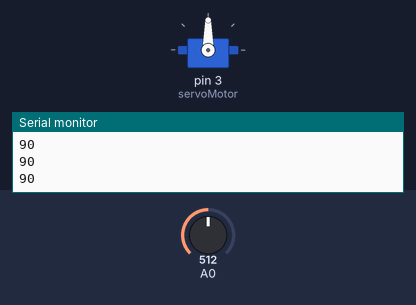
The sketch below on a simulated Arduino Uno, built with avr-gcc and run on an emulated ATmega328P. Parts: servo, the last lines printed to the serial monitor. The inputs (shaded band) are chosen by the test bench; at power-on: A0 = 512.

Above: at 1.2 s.
1.3 s: A0 set to 716
At 2.1 s:
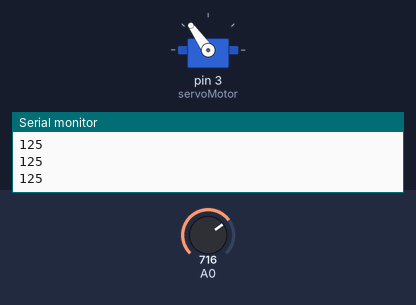
2.8 s: A0 set to 900
At 3.6 s:
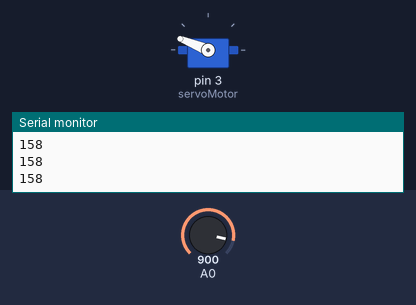
4.3 s: A0 set to 1023
At 5.2 s:
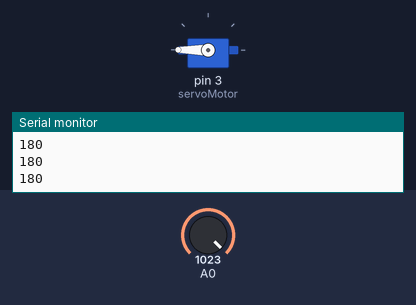
5.8 s: A0 set to 306
At 6.7 s:
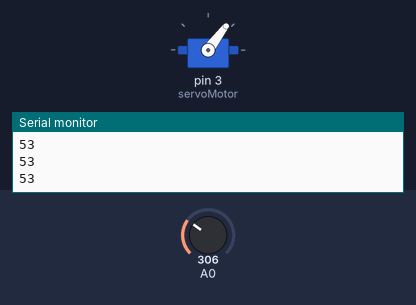
7.3 s: A0 set to 122
At 8.1 s:
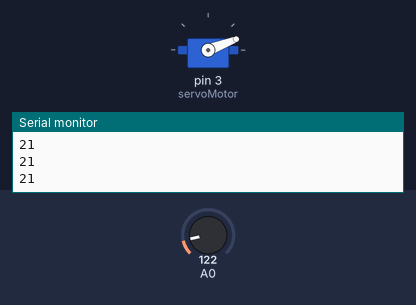
8.8 s: A0 set to 0
At 10.2 s:
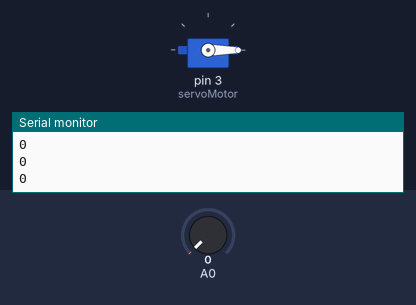
Timing chart, 0 to 11.3 s (numbered marks = the images above; inputs shaded):
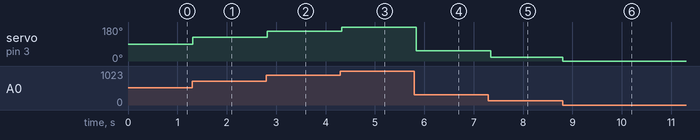

The sketch:

servo-motor-control.ino
```cpp
#include <Servo.h>

Servo servoMotor;

int lastValue = 0;

void setup() {
  Serial.begin(9600);
  servoMotor.attach(3);
}

void loop() {

  float MAX = 1023.0;
  float SCALE = 180.0;
  int value = analogRead(A0) * SCALE / MAX ;

  Serial.println(value);

  if (lastValue != value) {
    servoMotor.write(value);
  }
  delay(50);
  lastValue = value;

}
```

Measured:
- after the input at 1.3 s, servo on pin 3 (servoMotor): 90° → 125° at once
- after the input at 2.8 s, servo on pin 3 (servoMotor): 125° → 158° at once
- after the input at 4.3 s, servo on pin 3 (servoMotor): 158° → 180° at once
- after the input at 5.8 s, servo on pin 3 (servoMotor): 180° → 53° at once
- after the input at 7.3 s, servo on pin 3 (servoMotor): 53° → 21° after 0.05 s
- after the input at 8.8 s, servo on pin 3 (servoMotor): 21° → 0° at once
